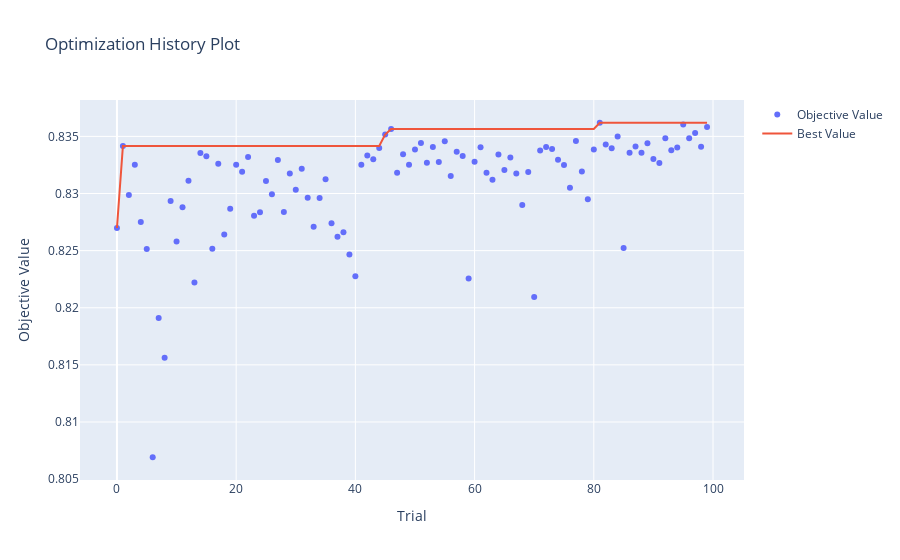
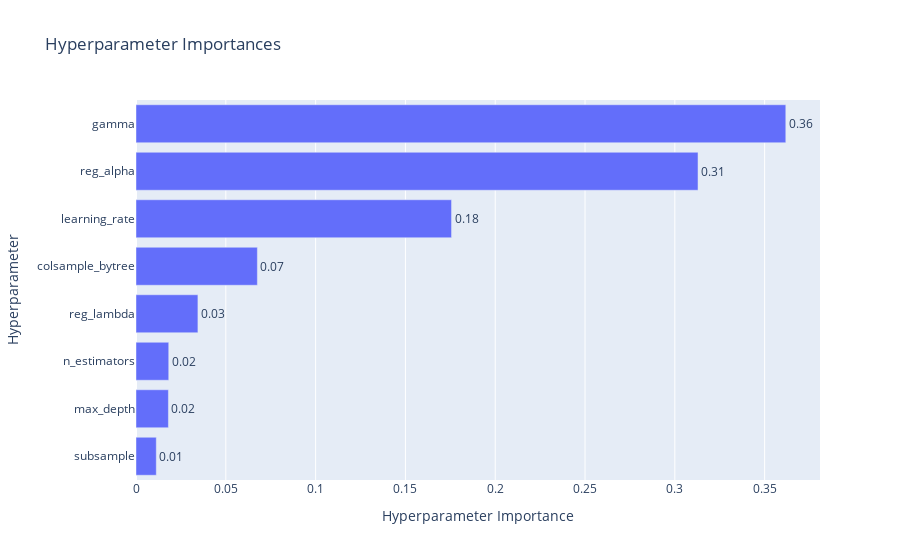

Notebook code for these charts, in order:
### Code cell
print(f"Лучшие параметры для XGBoost:")
print(study_xgb.best_params)
print(f"Лучший ROC-AUC: {study_xgb.best_value:.4f}")

fig = optuna.visualization.plot_optimization_history(study_xgb)
fig.show()

fig = optuna.visualization.plot_param_importances(study_xgb)
fig.show()

### Figure 1 — Plotly figure (JSON) as saved in the notebook; plotly's stock layout.template omitted (floating-point values rounded to 4 significant figures)
{"data": [{"mode": "markers", "name": "Objective Value", "type": "scatter", "x": [0, 1, 2, 3, 4, 5, 6, 7, 8, 9, 10, 11, 12, 13, 14, 15, 16, 17, 18, 19, 20, 21, 22, 23, 24, 25, 26, 27, 28, 29, 30, 31, 32, 33, 34, 35, 36, 37, 38, 39, 40, 41, 42, 43, 44, 45, 46, 47, 48, 49, 50, 51, 52, 53, 54, 55, 56, 57, 58, 59, 60, 61, 62, 63, 64, 65, 66, 67, 68, 69, 70, 71, 72, 73, 74, 75, 76, 77, 78, 79, 80, 81, 82, 83, 84, 85, 86, 87, 88, 89, 90, 91, 92, 93, 94, 95, 96, 97, 98, 99], "y": [0.827, 0.8342, 0.8299, 0.8325, 0.8275, 0.8251, 0.8069, 0.8191, 0.8156, 0.8293, 0.8258, 0.8288, 0.8311, 0.8222, 0.8336, 0.8333, 0.8252, 0.8326, 0.8264, 0.8287, 0.8325, 0.8319, 0.8332, 0.8281, 0.8284, 0.8311, 0.8299, 0.8329, 0.8284, 0.8317, 0.8303, 0.8322, 0.8296, 0.8271, 0.8296, 0.8312, 0.8274, 0.8262, 0.8266, 0.8247, 0.8227, 0.8325, 0.8333, 0.833, 0.834, 0.8352, 0.8357, 0.8318, 0.8334, 0.8325, 0.8339, 0.8344, 0.8327, 0.8341, 0.8327, 0.8346, 0.8315, 0.8337, 0.8333, 0.8226, 0.8328, 0.8341, 0.8318, 0.8312, 0.8334, 0.8321, 0.8331, 0.8317, 0.829, 0.8319, 0.8209, 0.8338, 0.8341, 0.8339, 0.8329, 0.8325, 0.8305, 0.8346, 0.8319, 0.8295, 0.8338, 0.8362, 0.8343, 0.834, 0.835, 0.8252, 0.8336, 0.8341, 0.8336, 0.8344, 0.833, 0.8327, 0.8348, 0.8338, 0.834, 0.836, 0.8348, 0.8353, 0.8341, 0.8358]}, {"mode": "lines", "name": "Best Value", "type": "scatter", "x": [0, 1, 2, 3, 4, 5, 6, 7, 8, 9, 10, 11, 12, 13, 14, 15, 16, 17, 18, 19, 20, 21, 22, 23, 24, 25, 26, 27, 28, 29, 30, 31, 32, 33, 34, 35, 36, 37, 38, 39, 40, 41, 42, 43, 44, 45, 46, 47, 48, 49, 50, 51, 52, 53, 54, 55, 56, 57, 58, 59, 60, 61, 62, 63, 64, 65, 66, 67, 68, 69, 70, 71, 72, 73, 74, 75, 76, 77, 78, 79, 80, 81, 82, 83, 84, 85, 86, 87, 88, 89, 90, 91, 92, 93, 94, 95, 96, 97, 98, 99], "y": [0.827, 0.8342, 0.8342, 0.8342, 0.8342, 0.8342, 0.8342, 0.8342, 0.8342, 0.8342, 0.8342, 0.8342, 0.8342, 0.8342, 0.8342, 0.8342, 0.8342, 0.8342, 0.8342, 0.8342, 0.8342, 0.8342, 0.8342, 0.8342, 0.8342, 0.8342, 0.8342, 0.8342, 0.8342, 0.8342, 0.8342, 0.8342, 0.8342, 0.8342, 0.8342, 0.8342, 0.8342, 0.8342, 0.8342, 0.8342, 0.8342, 0.8342, 0.8342, 0.8342, 0.8342, 0.8352, 0.8357, 0.8357, 0.8357, 0.8357, 0.8357, 0.8357, 0.8357, 0.8357, 0.8357, 0.8357, 0.8357, 0.8357, 0.8357, 0.8357, 0.8357, 0.8357, 0.8357, 0.8357, 0.8357, 0.8357, 0.8357, 0.8357, 0.8357, 0.8357, 0.8357, 0.8357, 0.8357, 0.8357, 0.8357, 0.8357, 0.8357, 0.8357, 0.8357, 0.8357, 0.8357, 0.8362, 0.8362, 0.8362, 0.8362, 0.8362, 0.8362, 0.8362, 0.8362, 0.8362, 0.8362, 0.8362, 0.8362, 0.8362, 0.8362, 0.8362, 0.8362, 0.8362, 0.8362, 0.8362]}, {"marker": {"color": "#cccccc"}, "mode": "markers", "name": "Infeasible Trial", "showlegend": false, "type": "scatter", "x": [], "y": []}], "layout": {"title": {"text": "Optimization History Plot"}, "xaxis": {"title": {"text": "Trial"}}, "yaxis": {"title": {"text": "Objective Value"}}}}

### Figure 2 — Plotly figure (JSON) as saved in the notebook; plotly's stock layout.template omitted (floating-point values rounded to 4 significant figures)
{"data": [{"cliponaxis": false, "hovertemplate": ["subsample (FloatDistribution): 0.011296218562245814<extra></extra>", "max_depth (IntDistribution): 0.01804270267327107<extra></extra>", "n_estimators (IntDistribution): 0.018229347852236934<extra></extra>", "reg_lambda (FloatDistribution): 0.03447530481730413<extra></extra>", "colsample_bytree (FloatDistribution): 0.06757278546574512<extra></extra>", "learning_rate (FloatDistribution): 0.17568418186819<extra></extra>", "reg_alpha (FloatDistribution): 0.31291671932432247<extra></extra>", "gamma (FloatDistribution): 0.36178273943668454<extra></extra>"], "name": "Objective Value", "orientation": "h", "text": ["0.01", "0.02", "0.02", "0.03", "0.07", "0.18", "0.31", "0.36"], "textposition": "outside", "type": "bar", "x": [0.0113, 0.01804, 0.01823, 0.03448, 0.06757, 0.1757, 0.3129, 0.3618], "y": ["subsample", "max_depth", "n_estimators", "reg_lambda", "colsample_bytree", "learning_rate", "reg_alpha", "gamma"]}], "layout": {"title": {"text": "Hyperparameter Importances"}, "xaxis": {"title": {"text": "Hyperparameter Importance"}}, "yaxis": {"title": {"text": "Hyperparameter"}}}}
